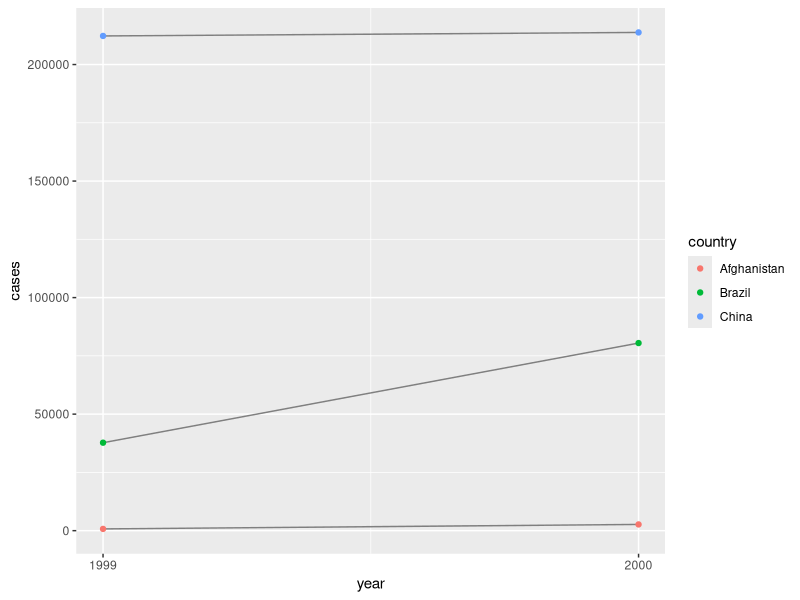
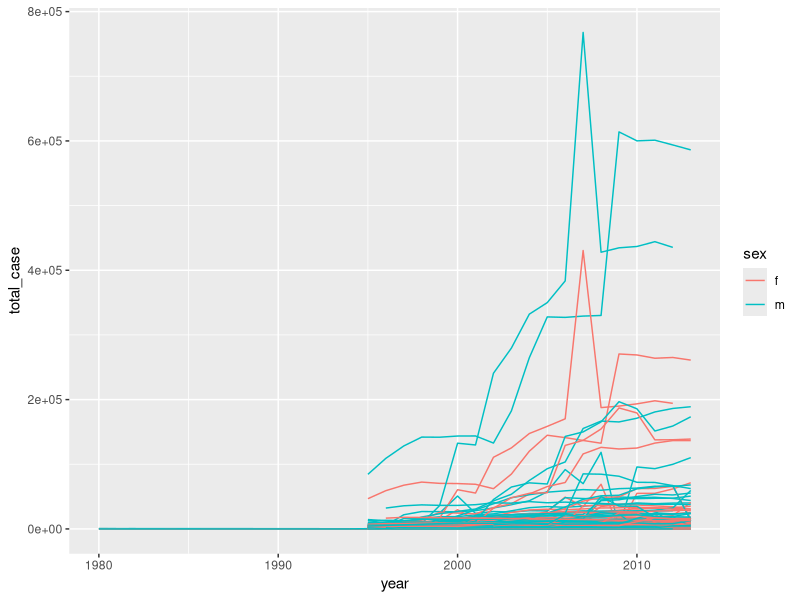

The R script that drew these images, in order:
## ---- chunk 1
knitr::opts_chunk$set(echo = TRUE)
## ---- chunk 2
library(tidyverse)
## ---- chunk 3
t2_cases <- filter(table2, type == "cases") %>%
  rename(cases = count) %>%
  arrange(country, year)
t2_population <- filter(table2, type == "population") %>%
  rename(population = count) %>%
  arrange(country, year)



t2_cases_per_cap <- tibble(
  year = t2_cases$year,
  country = t2_cases$country,
  cases = t2_cases$cases,
  population = t2_population$population
) %>%
  mutate(cases_per_cap = (cases / population) * 10000) %>%
  select(country, year, cases_per_cap)


t2_cases_per_cap <- t2_cases_per_cap %>%
  mutate(type = "cases_per_cap") %>%
  rename(count = cases_per_cap)

bind_rows(table2, t2_cases_per_cap) %>%
  arrange(country, year, type, count)

table4c <-
  tibble(
    country = table4a$country,
    `1999` = table4a[["1999"]] / table4b[["1999"]] * 10000,
    `2000` = table4a[["2000"]] / table4b[["2000"]] * 10000
  )
table4c
## ---- chunk 4

table2 %>%
  filter(type == "cases") %>%
  ggplot(aes(year, count)) +
  geom_line(aes(group = country), colour = "grey50") +
  geom_point(aes(colour = country)) +
  scale_x_continuous(breaks = unique(table2$year)) +
  ylab("cases")
## ---- chunk 5
#There is no 1999 row which tidy verse interprets 1999 as. Thus we see that we need to put quotations around this in order to access the 1999th column
## ---- chunk 6

preg <- tribble(
  ~pregnant, ~male, ~female,
  "yes", NA, 10,
  "no", 20, 12
)

preg_tidy2 <- preg %>%
  gather(male, female, key = "sex", value = "count", na.rm = TRUE)

preg_tidy2
## ---- chunk 7
tibble(x = c("a,b,c", "d,e,f,g", "h,i,j")) %>%
  separate(x, c("one", "two", "three"), extra = "drop")

tibble(x = c("a,b,c", "d,e,f,g", "h,i,j")) %>%
  separate(x, c("one", "two", "three"), extra = "merge")

tibble(x = c("a,b,c", "d,e", "f,g,i")) %>%
  separate(x, c("one", "two", "three"), fill = "right")

tibble(x = c("a,b,c", "d,e", "f,g,i")) %>%
  separate(x, c("one", "two", "three"), fill = "left")
#fill fills in the missing information with NA pushing the data in the direction we see above and the drop and mearge focus on the g value.
## ---- chunk 8
#To keep the input variables and to make a new variable we need to go ahead set remove to false
## ---- chunk 9
#This direction tells you if NA should be replaced by either the variable before or after it denoted by down and up
## ---- chunk 10
#We see that they will not split into the three columns required.
## ---- chunk 11
who %>% select(1:3) %>% sapply(function(x){length(unique(x))})

who %>% select(1:3) %>%
  unite(combined, 1:3) %>%
  select(combined) %>%
  distinct() %>%
  nrow()
## ---- chunk 12
who %>%
  gather(code, value, new_sp_m014:newrel_f65, na.rm = TRUE) %>% 
  mutate(code = stringr::str_replace(code, "newrel", "new_rel")) %>%
  separate(code, c("new", "var", "sexage")) %>% 
  select(-new, -iso2, -iso3) %>% 
  separate(sexage, c("sex", "age"), sep = 1) %>%
  group_by(country, year, sex) %>%
  summarize(total_case = sum(value)) %>%
  unite(country_sex, country, sex, remove = FALSE) %>%
  ggplot() +
  geom_line(mapping = aes(x = year, y = total_case, color = sex,
                          group = country_sex))
